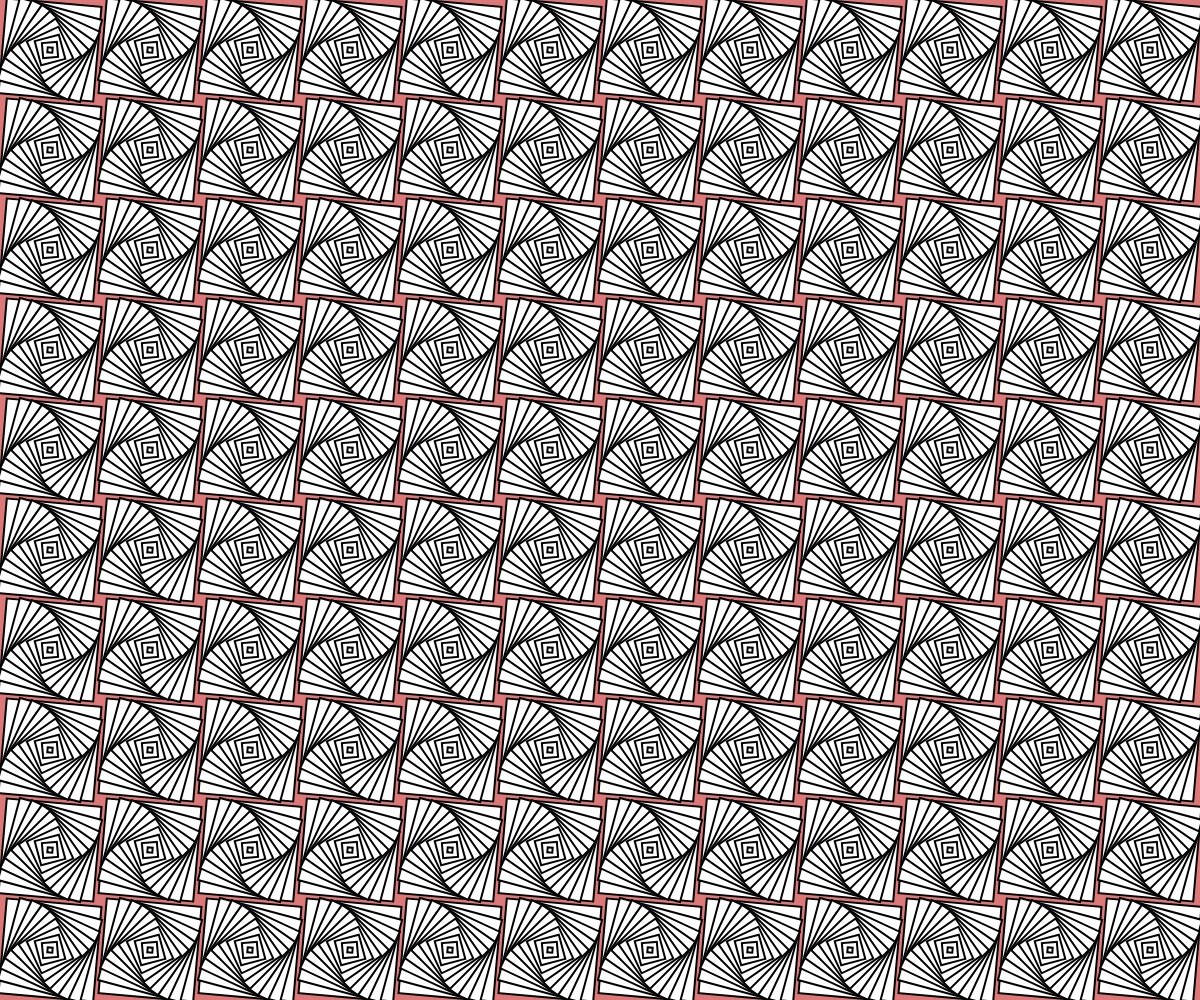
Frame 1 (no input)
Frame 60 (no input): identical to frame 1, image omitted
Frame 120 (the mouse pressed at the canvas centre since frame 60): identical to frame 1, image omitted

The p5.js sketch that drew this single still picture (run headless with seeded random() and noise() and a simulated clock; from frame 60 on, the mouse is pressed at the canvas centre):

// p5.js sketch
// ── sketch.js
function setup() {
  createCanvas(windowWidth, windowHeight);
  rectMode(CENTER);
  angleMode(DEGREES);
  background(220, 120, 120);

  strokeWeight(2);
  let pitch = 100;
  let sqDim = 0.9 * pitch;
  translate(pitch / 2, pitch / 2);

  // draw a column of rows
  for (let y = 0; y < height; y += pitch) {
    // draw a row of squares
    for (let x = 0; x < width; x += pitch) {
      //draw concentric squares
      for(let dd = 95; dd>0;dd-=10){
        push();
        translate(x,y);
        rotate(100-dd);
        rect(0, 0, dd);
        pop();
      }
    }
  }
}

function draw() {}
